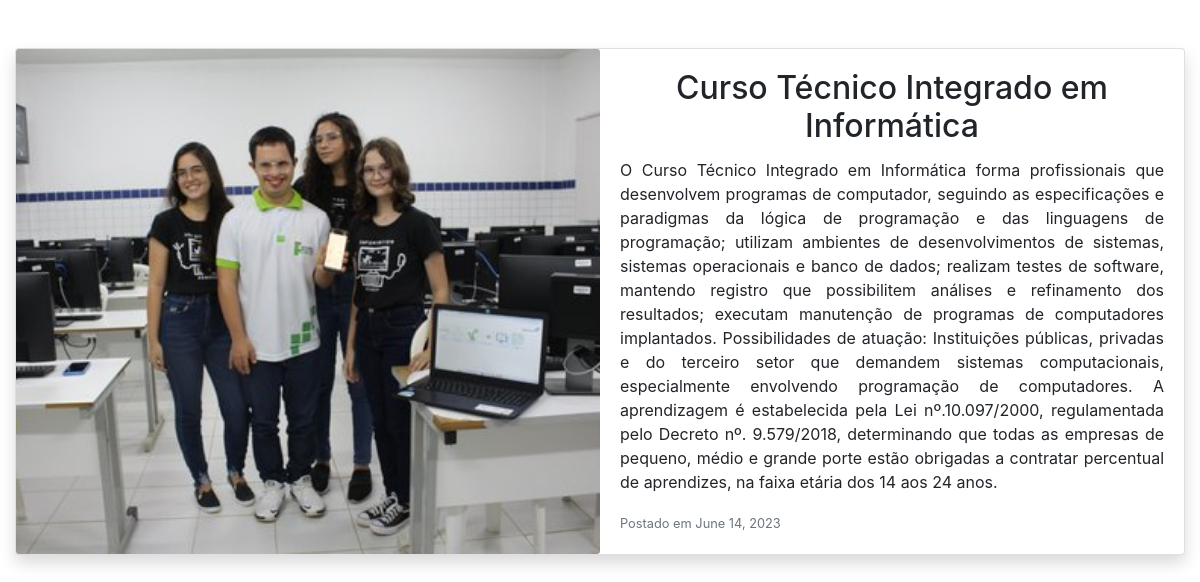
Screenshot of /detalhecurso/4 with the database file from the repository.
### cursos/models.py (models this page shows, shortened)
class Curso(models.Model):
    nome_do_curso = models.CharField(max_length = 150)
    texto = models.TextField()
    data_de_criacao = models.DateField()
    imagem = models.ImageField(upload_to = 'imagens')

### cursos/views.py (the view)
# urls.py: path('detalhecurso/<int:id_curso>', detalhes, name = 'detalhes_cursos'),
def detalhes(request, id_curso):
    curso = get_object_or_404(Curso, id = id_curso)
    context = {'objeto' : curso}
    return render(request,'core/detalhecurso.html',context)

### cursos/templates/core/detalhecurso.html (shortened to what this page needs)
<!DOCTYPE html>
<html lang="pt-br">
<head>
    <link rel="stylesheet" href="https://stackpath.bootstrapcdn.com/bootstrap/4.3.1/css/bootstrap.min.css">
</head>
<body>
    <div class="container-fluid py-5">
        <div class="row">
            <div class="col-12">
                <div class="card mb-4 shadow">
                    <div class="row no-gutters">
                        <div class="col-lg-6">
                            <img class="card-img" src="{{ objeto.imagem.url }}" alt="Imagem do Curso" style="object-fit: cover; height: 100%;">
                        </div>
                        <div class="col-lg-6 conteudo">
                            <div class="card-body">
                                <h2 class="card-title" style="text-align: center;">{{ objeto.nome_do_curso }}</h2>
                                <p class="card-text" style="text-align: justify;">{{ objeto.texto }}</p>
                                <p class="card-text">
                                    <small class="text-muted">Postado em {{ objeto.data_de_criacao }}</small>
                                </p>
                            </div>
                        </div>
                    </div>
                </div>
            </div>
        </div>
    </div>
</body>
</html>

### rows the page displays
Curso: imagem (picture), nome_do_curso "Curso Técnico Integrado em Informática", texto "O Curso Técnico Integrado em Informática forma profissionais que desenvolvem programas de computador, seguindo as especificações e paradigmas da lógica de programação e das linguagens de programação; utilizam ambientes de desenvolvimentos de sistemas, sistemas operacionais e banco de dados; realizam testes de software, mantendo registro que possibilitem análises e refinamento dos resultados; executam manutenção de programas de computadores implantados. Possibilidades de atuação: Instituições públicas, privadas e do terceiro setor que demandem sistemas computacionais, especialmente envolvendo programação de computadores. A aprendizagem é estabelecida pela Lei nº.10.097/2000, regulamentada…", data_de_criacao "June 14, 2023"
